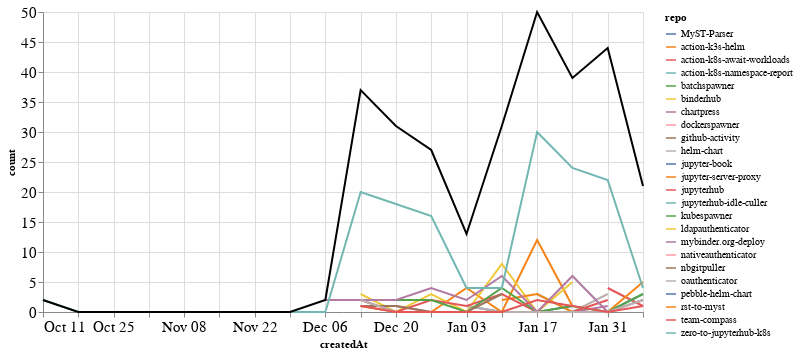

The code cell stored with this chart in its notebook:
### Markdown cell above
### Comments

### Code cell
comments_time = comments.groupby('repo').resample('W', on='createdAt').count()['author'].reset_index()
comments_time = comments_time.rename(columns={'author': 'count'})
comments_time_total = comments_time.groupby('createdAt').agg({"count": "sum"}).reset_index()
ch1 = alt.Chart(comments_time, width=600).mark_line().encode(
    x='createdAt',
    y='count',
    color='repo',
    tooltip="repo"
)

ch2 = alt.Chart(comments_time_total, width=600).mark_line(color="black").encode(
    x='createdAt',
    y='count',
)

ch1 + ch2

### Figure 1 — Vega-Lite specification as saved in the notebook (floating-point values rounded to 4 significant figures)
{"config": {"axisLeft": {"labelFontSize": 15}, "axisBottom": {"labelFontSize": 15}}, "layer": [{"data": {"name": "data-c519dac1aed67067cd4d5a4316acfcf8"}, "mark": "line", "encoding": {"color": {"type": "nominal", "field": "repo"}, "tooltip": {"type": "nominal", "field": "repo"}, "x": {"type": "temporal", "field": "createdAt"}, "y": {"type": "quantitative", "field": "count"}}, "width": 600}, {"data": {"name": "data-53d6f565813379fd1116348cff49ea38"}, "mark": {"type": "line", "color": "black"}, "encoding": {"x": {"type": "temporal", "field": "createdAt"}, "y": {"type": "quantitative", "field": "count"}}, "width": 600}], "$schema": "https://vega.github.io/schema/vega-lite/v4.8.1.json", "datasets": {"data-c519dac1aed67067cd4d5a4316acfcf8": [{"repo": "MyST-Parser", "createdAt": "2021-01-03T00:00:00", "count": 1}, {"repo": "MyST-Parser", "createdAt": "2021-01-10T00:00:00", "count": 0}, {"repo": "MyST-Parser", "createdAt": "2021-01-17T00:00:00", "count": 0}, {"repo": "MyST-Parser", "createdAt": "2021-01-24T00:00:00", "count": 1}, {"repo": "action-k3s-helm", "createdAt": "2020-12-13T00:00:00", "count": 1}, {"repo": "action-k3s-helm", "createdAt": "2020-12-20T00:00:00", "count": 0}, {"repo": "action-k3s-helm", "createdAt": "2020-12-27T00:00:00", "count": 0}, {"repo": "action-k3s-helm", "createdAt": "2021-01-03T00:00:00", "count": 4}, {"repo": "action-k3s-helm", "createdAt": "2021-01-10T00:00:00", "count": 0}, {"repo": "action-k3s-helm", "createdAt": "2021-01-17T00:00:00", "count": 12}, {"repo": "action-k3s-helm", "createdAt": "2021-01-24T00:00:00", "count": 1}, {"repo": "action-k8s-await-workloads", "createdAt": "2021-01-31T00:00:00", "count": 4}, {"repo": "action-k8s-await-workloads", "createdAt": "2021-02-07T00:00:00", "count": 1}, {"repo": "action-k8s-namespace-report", "createdAt": "2021-01-17T00:00:00", "count": 3}, {"repo": "action-k8s-namespace-report", "createdAt": "2021-01-24T00:00:00", "count": 0}, {"repo": "action-k8s-namespace-report", "createdAt": "2021-01-31T00:00:00", "count": 0}, {"repo": "action-k8s-namespace-report", "createdAt": "2021-02-07T00:00:00", "count": 3}, {"repo": "batchspawner", "createdAt": "2021-01-31T00:00:00", "count": 8}, {"repo": "binderhub", "createdAt": "2020-12-13T00:00:00", "count": 3}, {"repo": "binderhub", "createdAt": "2020-12-20T00:00:00", "count": 0}, {"repo": "binderhub", "createdAt": "2020-12-27T00:00:00", "count": 3}, {"repo": "binderhub", "createdAt": "2021-01-03T00:00:00", "count": 0}, {"repo": "binderhub", "createdAt": "2021-01-10T00:00:00", "count": 8}, {"repo": "binderhub", "createdAt": "2021-01-17T00:00:00", "count": 0}, {"repo": "binderhub", "createdAt": "2021-01-24T00:00:00", "count": 5}, {"repo": "chartpress", "createdAt": "2020-12-13T00:00:00", "count": 1}, {"repo": "chartpress", "createdAt": "2020-12-20T00:00:00", "count": 1}, {"repo": "chartpress", "createdAt": "2020-12-27T00:00:00", "count": 0}, {"repo": "chartpress", "createdAt": "2021-01-03T00:00:00", "count": 0}, {"repo": "chartpress", "createdAt": "2021-01-10T00:00:00", "count": 0}, {"repo": "chartpress", "createdAt": "2021-01-17T00:00:00", "count": 0}, {"repo": "chartpress", "createdAt": "2021-01-24T00:00:00", "count": 0}, {"repo": "chartpress", "createdAt": "2021-01-31T00:00:00", "count": 1}, {"repo": "dockerspawner", "createdAt": "2020-12-20T00:00:00", "count": 7}, {"repo": "github-activity", "createdAt": "2020-12-13T00:00:00", "count": 1}, {"repo": "helm-chart", "createdAt": "2021-01-03T00:00:00", "count": 1}, {"repo": "helm-chart", "createdAt": "2021-01-10T00:00:00", "count": 0}, {"repo": "helm-chart", "createdAt": "2021-01-17T00:00:00", "count": 0}, {"repo": "helm-chart", "createdAt": "2021-01-24T00:00:00", "count": 0}, {"repo": "helm-chart", "createdAt": "2021-01-31T00:00:00", "count": 3}, {"repo": "jupyter-book", "createdAt": "2020-12-13T00:00:00", "count": 1}, {"repo": "jupyter-server-proxy", "createdAt": "2021-01-10T00:00:00", "count": 2}, {"repo": "jupyter-server-proxy", "createdAt": "2021-01-17T00:00:00", "count": 3}, {"repo": "jupyter-server-proxy", "createdAt": "2021-01-24T00:00:00", "count": 0}, {"repo": "jupyter-server-proxy", "createdAt": "2021-01-31T00:00:00", "count": 0}, {"repo": "jupyter-server-proxy", "createdAt": "2021-02-07T00:00:00", "count": 5}, {"repo": "jupyterhub", "createdAt": "2020-12-13T00:00:00", "count": 2}, {"repo": "jupyterhub", "createdAt": "2020-12-20T00:00:00", "count": 0}, {"repo": "jupyterhub", "createdAt": "2020-12-27T00:00:00", "count": 2}, {"repo": "jupyterhub", "createdAt": "2021-01-03T00:00:00", "count": 1}, {"repo": "jupyterhub", "createdAt": "2021-01-10T00:00:00", "count": 3}, {"repo": "jupyterhub", "createdAt": "2021-01-17T00:00:00", "count": 0}, {"repo": "jupyterhub", "createdAt": "2021-01-24T00:00:00", "count": 0}, {"repo": "jupyterhub", "createdAt": "2021-01-31T00:00:00", "count": 2}, {"repo": "jupyterhub-idle-culler", "createdAt": "2021-01-31T00:00:00", "count": 1}, {"repo": "kubespawner", "createdAt": "2020-12-20T00:00:00", "count": 2}, {"repo": "kubespawner", "createdAt": "2020-12-27T00:00:00", "count": 2}, {"repo": "kubespawner", "createdAt": "2021-01-03T00:00:00", "count": 0}, {"repo": "kubespawner", "createdAt": "2021-01-10T00:00:00", "count": 4}, {"repo": "kubespawner", "createdAt": "2021-01-17T00:00:00", "count": 0}, {"repo": "kubespawner", "createdAt": "2021-01-24T00:00:00", "count": 1}, {"repo": "kubespawner", "createdAt": "2021-01-31T00:00:00", "count": 0}, {"repo": "kubespawner", "createdAt": "2021-02-07T00:00:00", "count": 3}, {"repo": "ldapauthenticator", "createdAt": "2020-12-13T00:00:00", "count": 1}, {"repo": "mybinder.org-deploy", "createdAt": "2020-12-06T00:00:00", "count": 2}, {"repo": "mybinder.org-deploy", "createdAt": "2020-12-13T00:00:00", "count": 2}, {"repo": "mybinder.org-deploy", "createdAt": "2020-12-20T00:00:00", "count": 2}, {"repo": "mybinder.org-deploy", "createdAt": "2020-12-27T00:00:00", "count": 4}, {"repo": "mybinder.org-deploy", "createdAt": "2021-01-03T00:00:00", "count": 2}, {"repo": "mybinder.org-deploy", "createdAt": "2021-01-10T00:00:00", "count": 6}, {"repo": "mybinder.org-deploy", "createdAt": "2021-01-17T00:00:00", "count": 0}, {"repo": "mybinder.org-deploy", "createdAt": "2021-01-24T00:00:00", "count": 6}, {"repo": "mybinder.org-deploy", "createdAt": "2021-01-31T00:00:00", "count": 0}, {"repo": "mybinder.org-deploy", "createdAt": "2021-02-07T00:00:00", "count": 2}, {"repo": "nativeauthenticator", "createdAt": "2021-01-31T00:00:00", "count": 3}, {"repo": "nbgitpuller", "createdAt": "2020-12-13T00:00:00", "count": 1}, {"repo": "nbgitpuller", "createdAt": "2020-12-20T00:00:00", "count": 1}, {"repo": "nbgitpuller", "createdAt": "2020-12-27T00:00:00", "count": 0}, {"repo": "nbgitpuller", "createdAt": "2021-01-03T00:00:00", "count": 0}, {"repo": "nbgitpuller", "createdAt": "2021-01-10T00:00:00", "count": 3}, {"repo": "oauthenticator", "createdAt": "2020-12-13T00:00:00", "count": 2}, {"repo": "oauthenticator", "createdAt": "2020-12-20T00:00:00", "count": 0}, {"repo": "oauthenticator", "createdAt": "2020-12-27T00:00:00", "count": 0}, {"repo": "oauthenticator", "createdAt": "2021-01-03T00:00:00", "count": 0}, {"repo": "oauthenticator", "createdAt": "2021-01-10T00:00:00", "count": 0}, {"repo": "oauthenticator", "createdAt": "2021-01-17T00:00:00", "count": 0}, {"repo": "oauthenticator", "createdAt": "2021-01-24T00:00:00", "count": 0}, {"repo": "oauthenticator", "createdAt": "2021-01-31T00:00:00", "count": 0}, {"repo": "oauthenticator", "createdAt": "2021-02-07T00:00:00", "count": 2}, {"repo": "pebble-helm-chart", "createdAt": "2020-12-13T00:00:00", "count": 1}, {"repo": "rst-to-myst", "createdAt": "2021-01-10T00:00:00", "count": 1}, {"repo": "team-compass", "createdAt": "2020-12-13T00:00:00", "count": 1}, {"repo": "team-compass", "createdAt": "2020-12-20T00:00:00", "count": 0}, {"repo": "team-compass", "createdAt": "2020-12-27T00:00:00", "count": 0}, {"repo": "team-compass", "createdAt": "2021-01-03T00:00:00", "count": 0}, {"repo": "team-compass", "createdAt": "2021-01-10T00:00:00", "count": 0}, {"repo": "team-compass", "createdAt": "2021-01-17T00:00:00", "count": 2}, {"repo": "team-compass", "createdAt": "2021-01-24T00:00:00", "count": 1}, {"repo": "team-compass", "createdAt": "2021-01-31T00:00:00", "count": 0}, {"repo": "team-compass", "createdAt": "2021-02-07T00:00:00", "count": 1}, {"repo": "zero-to-jupyterhub-k8s", "createdAt": "2020-10-11T00:00:00", "count": 2}, {"repo": "zero-to-jupyterhub-k8s", "createdAt": "2020-10-18T00:00:00", "count": 0}, {"repo": "zero-to-jupyterhub-k8s", "createdAt": "2020-10-25T00:00:00", "count": 0}, {"repo": "zero-to-jupyterhub-k8s", "createdAt": "2020-11-01T00:00:00", "count": 0}, {"repo": "zero-to-jupyterhub-k8s", "createdAt": "2020-11-08T00:00:00", "count": 0}, {"repo": "zero-to-jupyterhub-k8s", "createdAt": "2020-11-15T00:00:00", "count": 0}, {"repo": "zero-to-jupyterhub-k8s", "createdAt": "2020-11-22T00:00:00", "count": 0}, {"repo": "zero-to-jupyterhub-k8s", "createdAt": "2020-11-29T00:00:00", "count": 0}, {"repo": "zero-to-jupyterhub-k8s", "createdAt": "2020-12-06T00:00:00", "count": 0}, {"repo": "zero-to-jupyterhub-k8s", "createdAt": "2020-12-13T00:00:00", "count": 20}, {"repo": "zero-to-jupyterhub-k8s", "createdAt": "2020-12-20T00:00:00", "count": 18}, {"repo": "zero-to-jupyterhub-k8s", "createdAt": "2020-12-27T00:00:00", "count": 16}, {"repo": "zero-to-jupyterhub-k8s", "createdAt": "2021-01-03T00:00:00", "count": 4}, {"repo": "zero-to-jupyterhub-k8s", "createdAt": "2021-01-10T00:00:00", "count": 4}, {"repo": "zero-to-jupyterhub-k8s", "createdAt": "2021-01-17T00:00:00", "count": 30}, {"repo": "zero-to-jupyterhub-k8s", "createdAt": "2021-01-24T00:00:00", "count": 24}, {"repo": "zero-to-jupyterhub-k8s", "createdAt": "2021-01-31T00:00:00", "count": 22}, {"repo": "zero-to-jupyterhub-k8s", "createdAt": "2021-02-07T00:00:00", "count": 4}], "data-53d6f565813379fd1116348cff49ea38": [{"createdAt": "2020-10-11T00:00:00", "count": 2}, {"createdAt": "2020-10-18T00:00:00", "count": 0}, {"createdAt": "2020-10-25T00:00:00", "count": 0}, {"createdAt": "2020-11-01T00:00:00", "count": 0}, {"createdAt": "2020-11-08T00:00:00", "count": 0}, {"createdAt": "2020-11-15T00:00:00", "count": 0}, {"createdAt": "2020-11-22T00:00:00", "count": 0}, {"createdAt": "2020-11-29T00:00:00", "count": 0}, {"createdAt": "2020-12-06T00:00:00", "count": 2}, {"createdAt": "2020-12-13T00:00:00", "count": 37}, {"createdAt": "2020-12-20T00:00:00", "count": 31}, {"createdAt": "2020-12-27T00:00:00", "count": 27}, {"createdAt": "2021-01-03T00:00:00", "count": 13}, {"createdAt": "2021-01-10T00:00:00", "count": 31}, {"createdAt": "2021-01-17T00:00:00", "count": 50}, {"createdAt": "2021-01-24T00:00:00", "count": 39}, {"createdAt": "2021-01-31T00:00:00", "count": 44}, {"createdAt": "2021-02-07T00:00:00", "count": 21}]}}
